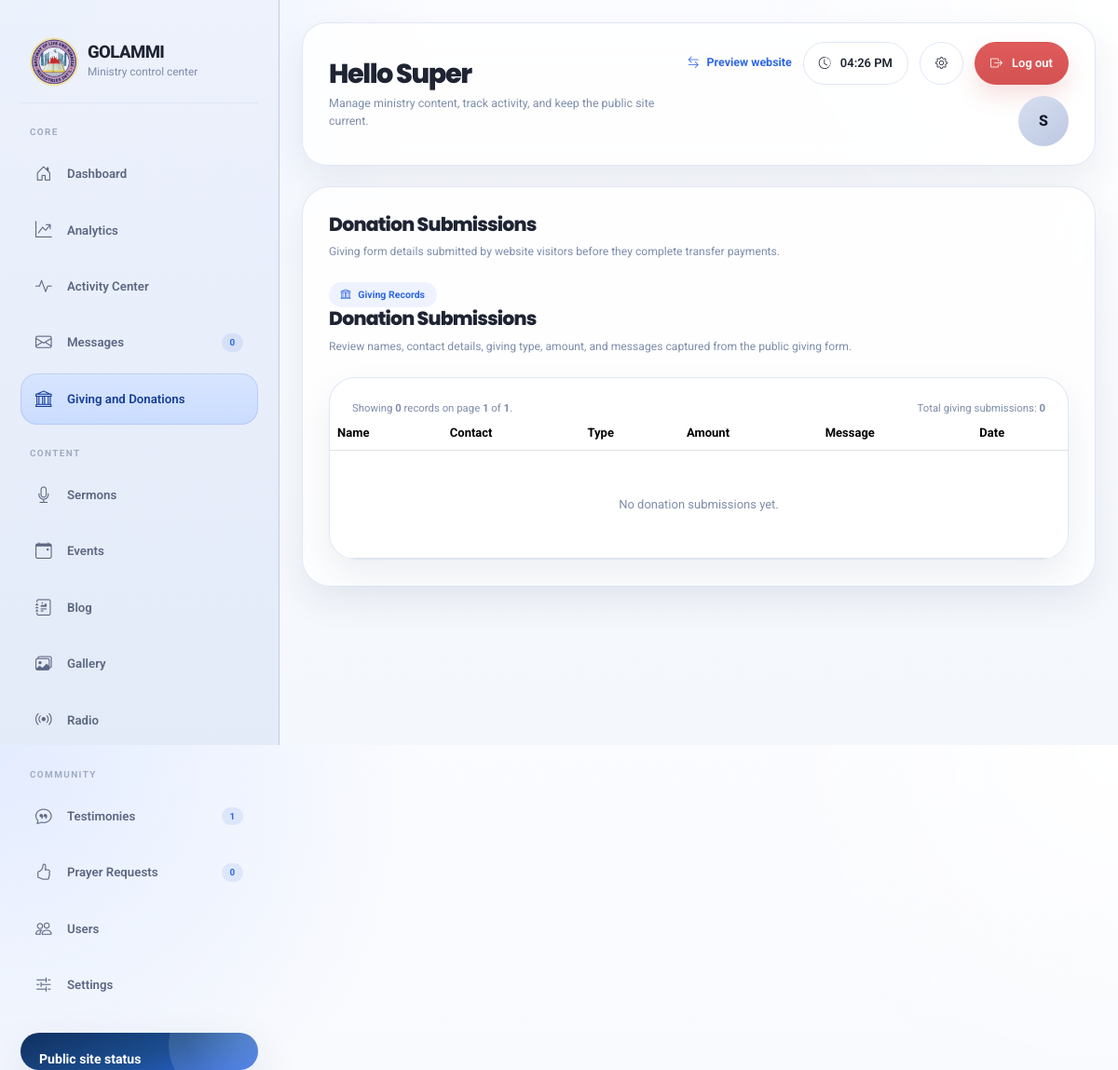
Page /admin/donations (signed in) on the earlier database version.
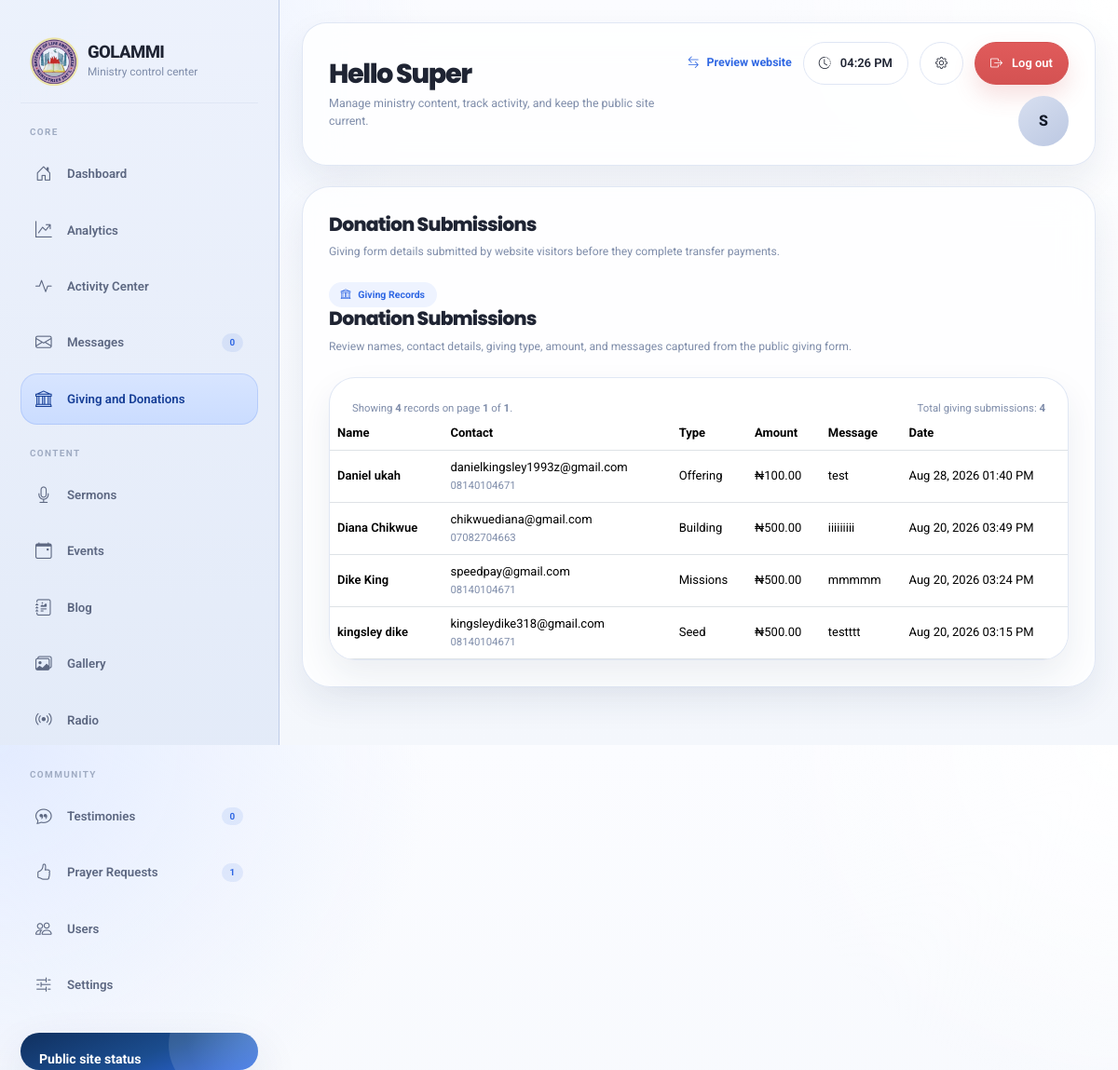
Same page on the later database version.
### models/donation.py (models this page shows, shortened)
class DonationSubmission(db.Model):
    __tablename__ = "donation_submissions"
    id = db.Column(db.Integer, primary_key=True)
    full_name = db.Column(db.String(100), nullable=False)
    email = db.Column(db.String(120), nullable=False)
    phone = db.Column(db.String(20))
    giving_type = db.Column(db.String(50), nullable=False)
    amount = db.Column(db.Float, nullable=False)
    message = db.Column(db.Text)
    is_anonymous = db.Column(db.Boolean, default=False)
    created_at = db.Column(db.DateTime, default=datetime.utcnow, nullable=False)

### routes/admin.py (the view)
@admin_bp.route("/donations")
@login_required
@admin_required
def donations():
    page = request.args.get("page", 1, type=int)
    donations = DonationSubmission.query.order_by(
        DonationSubmission.created_at.desc()
    ).paginate(page=page, per_page=15, error_out=False)
    return render_template("admin/donations.html", donations=donations)

### models/user.py (called while the page is built)
    def is_super_admin(self):
        return self.role == "super_admin"

    def is_admin(self):
        return self.role in ["super_admin", "admin"]

### routes/admin.py (called while the page is built)
@admin_bp.app_context_processor
def inject_admin_sidebar_counts():
    try:
        return {
            "contact_unread_count": ContactMessage.query.filter_by(is_read=False).count(),
            "prayer_pending_count": PrayerRequest.query.filter_by(is_prayed_for=False).count(),
            "testimony_pending_count": Testimony.query.filter_by(is_approved=False).count(),
        }
    except Exception:
        return {
            "contact_unread_count": 0,
            "prayer_pending_count": 0,
            "testimony_pending_count": 0,
        }

def admin_required(f):
    from functools import wraps
    @wraps(f)
    def decorated_function(*args, **kwargs):
        if not current_user.is_authenticated or not current_user.is_admin():
            flash("You need admin access for this page.", "danger")
            return redirect(url_for("auth.login"))
        return f(*args, **kwargs)
    return decorated_function

### utils.py (called while the page is built)
def get_current_time():
    return datetime.utcnow()

### templates/admin/donations.html (shortened to what this page needs)
{% extends "admin/base.html" %}
{% block page_title %}Donation Submissions{% endblock %}
{% block page_subtitle %}Giving form details submitted by website visitors before they complete transfer payments.{% endblock %}
{% block content %}
<div class="page-header">
    <div class="page-title-wrap">
        <span class="eyebrow"><i class="bi bi-bank"></i> Giving Records</span>
        <h3>Donation Submissions</h3>
        <p>Review names, contact details, giving type, amount, and messages captured from the public giving form.</p>
    </div>
</div>
<div class="table-shell">
    <div class="d-flex justify-content-between align-items-center flex-wrap gap-3 px-4 pt-4">
        <div class="text-muted small">
            Showing <strong>{{ donations.items|length }}</strong> records on page <strong>{{ donations.page }}</strong> of <strong>{{ donations.pages or 1 }}</strong>.
        </div>
        <div class="text-muted small">
            Total giving submissions: <strong>{{ donations.total }}</strong>
        </div>
    </div>
    <div class="table-responsive">
        <table class="table align-middle mb-0">
            <thead>
                <tr>
                    <th>Name</th>
                    <th>Contact</th>
                    <th>Type</th>
                    <th>Amount</th>
                    <th>Message</th>
                    <th>Date</th>
                </tr>
            </thead>
            <tbody>
                {% for donation in donations.items %}
                <tr>
                    <td>
                        <div class="fw-semibold">{{ donation.full_name }}</div>
                    </td>
                    <td>
                        <div>{{ donation.email }}</div>
                        <small class="text-muted">{{ donation.phone or 'No phone number' }}</small>
                    </td>
                    <td>{{ donation.giving_type.replace('_', ' ').title() }}</td>
                    <td>₦{{ "{:,.2f}".format(donation.amount) }}</td>
                    <td>{{ donation.message or 'No message provided' }}</td>
                    <td>{{ donation.created_at.strftime('%b %d, %Y %I:%M %p') }}</td>
                </tr>
                {% else %}
                <tr>
                    <td colspan="6" class="text-center py-5 text-muted">No donation submissions yet.</td>
                </tr>
                {% endfor %}
            </tbody>
        </table>
    </div>
</div>
{% endblock %}

### templates/admin/base.html (shortened to what the changed rows need)
<!DOCTYPE html>
<html lang="en">
<head>
    <link href="{{ url_for('static', filename='assets/vendor/bootstrap/css/bootstrap.min.css') }}" rel="stylesheet">
    <link href="{{ url_for('static', filename='assets/vendor/bootstrap-icons/bootstrap-icons.css') }}" rel="stylesheet">
    <link href="{{ url_for('static', filename='assets/vendor/aos/aos.css') }}" rel="stylesheet">
</head>
<body>
    <div class="admin-layout">
        <aside class="sidebar">
            <div class="sidebar-inner">
                <div class="brand">
                    <div class="brand-copy">
                        <h1>GOLAMMI</h1>
                    </div>
                </div>
                <div>
                    <nav class="nav">
                        <a class="nav-link {% if request.endpoint in ['admin.testimonies', 'admin.add_testimony', 'admin.edit_testimony'] %}active{% endif %}" href="{{ url_for('admin.testimonies') }}">
                            <i class="bi bi-chat-quote"></i>
                            <span>Testimonies</span>
                            <span class="badge">{{ testimony_pending_count or 0 }}</span>
                        </a>
                        <a class="nav-link {% if request.endpoint in ['admin.prayer_requests', 'admin.add_prayer_request', 'admin.edit_prayer_request'] %}active{% endif %}" href="{{ url_for('admin.prayer_requests') }}">
                            <i class="bi bi-hand-thumbs-up"></i>
                            <span>Prayer Requests</span>
                            <span class="badge">{{ prayer_pending_count or 0 }}</span>
                        </a>
                    </nav>
                </div>
            </div>
        </aside>
        <main class="main-content">
            <section class="topbar">
                <div class="topbar-copy">
                    <h2>{% block topbar_title %}Hello {{ current_user.full_name.split(' ')[0] if current_user.is_authenticated else 'Admin' }}{% endblock %}</h2>
                </div>
            </section>
            <section class="content-stage">
                {% block content %}{% endblock %}
            </section>
        </main>
    </div>
</body>
</html>

Differences in the rows shown:
added DonationSubmission: full_name "Daniel ukah", email "danielkingsley1993z@gmail.com", phone "08140104671", giving_type.replace "Offering", amount "100.00", message "test", created_at "Aug 28, 2026 01:40 PM"
added DonationSubmission: full_name "Diana Chikwue", email "chikwuediana@gmail.com", phone "07082704663", giving_type.replace "Building", amount "500.00", message "iiiiiiiii", created_at "Aug 20, 2026 03:49 PM"
added DonationSubmission: full_name "Dike King", email "speedpay@gmail.com", phone "08140104671", giving_type.replace "Missions", amount "500.00", message "mmmmm", created_at "Aug 20, 2026 03:24 PM"
added DonationSubmission: full_name "kingsley dike", email "kingsleydike318@gmail.com", phone "08140104671", giving_type.replace "Seed", amount "500.00", message "testttt", created_at "Aug 20, 2026 03:15 PM"
Other differences:
{{ testimony_pending_count or 0 }}: "1" → "0"
{{ prayer_pending_count or 0 }}: "0" → "1"
{{ donations.items|length }}: "0" → "4"
{{ donations.total }}: "0" → "4"
text no longer shown: "No donation submissions yet."
